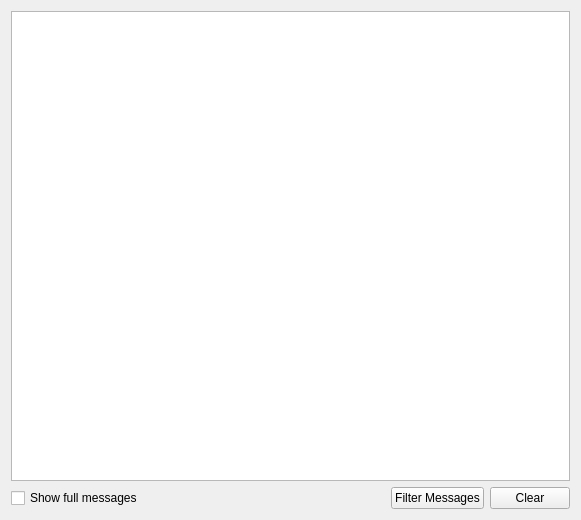
<?xml version="1.0" encoding="UTF-8"?>
<ui version="4.0">
 <class>OutputWidget</class>
 <widget class="QWidget" name="OutputWidget">
  <property name="geometry">
   <rect>
    <x>0</x>
    <y>0</y>
    <width>581</width>
    <height>520</height>
   </rect>
  </property>
  <property name="windowTitle">
   <string>Form</string>
  </property>
  <layout class="QVBoxLayout" name="verticalLayout_3">
   <item>
    <widget class="QStackedWidget" name="stackedWidget">
     <property name="currentIndex">
      <number>0</number>
     </property>
     <widget class="QWidget" name="page">
      <layout class="QVBoxLayout" name="verticalLayout_2">
       <property name="margin">
        <number>0</number>
       </property>
       <item>
        <widget class="QTreeView" name="treeView">
         <property name="alternatingRowColors">
          <bool>true</bool>
         </property>
         <property name="selectionMode">
          <enum>QAbstractItemView::NoSelection</enum>
         </property>
         <property name="wordWrap">
          <bool>true</bool>
         </property>
         <property name="headerHidden">
          <bool>true</bool>
         </property>
         <attribute name="headerDefaultSectionSize">
          <number>32</number>
         </attribute>
         <attribute name="headerMinimumSectionSize">
          <number>32</number>
         </attribute>
        </widget>
       </item>
      </layout>
     </widget>
     <widget class="QWidget" name="page_2">
      <layout class="QVBoxLayout" name="verticalLayout">
       <property name="margin">
        <number>0</number>
       </property>
       <item>
        <widget class="pqConsoleWidget" name="consoleWidget"/>
       </item>
      </layout>
     </widget>
    </widget>
   </item>
   <item>
    <layout class="QHBoxLayout" name="horizontalLayout" stretch="1,0,0">
     <item>
      <widget class="QCheckBox" name="showFullMessagesCheckBox">
       <property name="toolTip">
        <string>&lt;html&gt;&lt;head/&gt;&lt;body&gt;&lt;p&gt;Check to see raw messages generated by the application.&lt;/p&gt;&lt;/body&gt;&lt;/html&gt;</string>
       </property>
       <property name="text">
        <string>Show full messages</string>
       </property>
      </widget>
     </item>
     <item>
      <widget class="QPushButton" name="filterButton">
       <property name="text">
        <string>Filter Messages</string>
       </property>
      </widget>
     </item>
     <item>
      <widget class="QPushButton" name="clearButton">
       <property name="text">
        <string>Clear</string>
       </property>
      </widget>
     </item>
    </layout>
   </item>
  </layout>
 </widget>
 <customwidgets>
  <customwidget>
   <class>pqConsoleWidget</class>
   <extends>QTextEdit</extends>
   <header>pqConsoleWidget.h</header>
  </customwidget>
 </customwidgets>
 <resources>
  <include location="../pqCore.qrc"/>
 </resources>
 <connections>
  <connection>
   <sender>clearButton</sender>
   <signal>clicked()</signal>
   <receiver>OutputWidget</receiver>
   <slot>clear()</slot>
   <hints>
    <hint type="sourcelabel">
     <x>528</x>
     <y>496</y>
    </hint>
    <hint type="destinationlabel">
     <x>290</x>
     <y>259</y>
    </hint>
   </hints>
  </connection>
 </connections>
 <slots>
  <slot>clear()</slot>
 </slots>
</ui>
